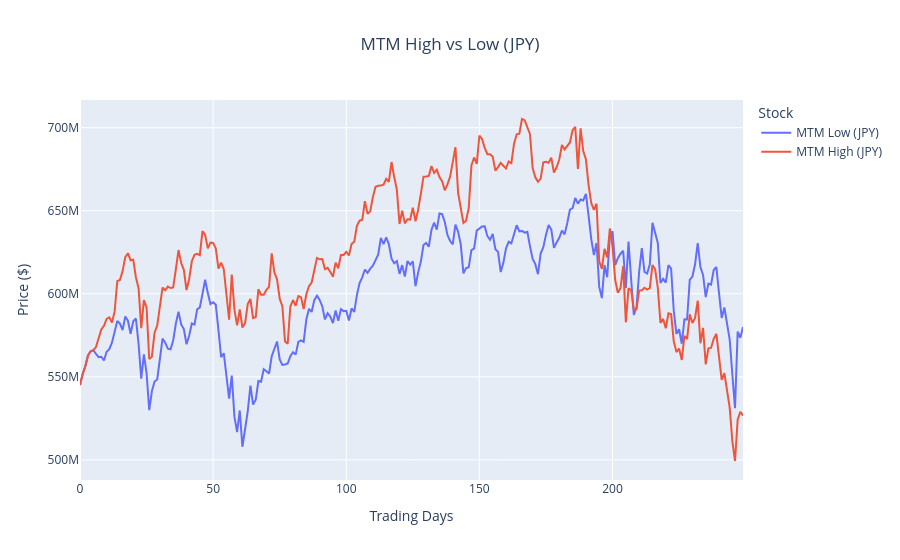

Notebook code for this chart:
### Code cell
# 8.

fig2 = go.Figure()

fig2.add_trace(
    go.Scatter(
        y=mtm_low_jpy,
        mode='lines',
        name='MTM Low (JPY)'
    )
)

fig2.add_trace(
    go.Scatter(
        y=mtm_high_jpy,
        mode='lines',
        name='MTM High (JPY)'
    )
)

fig2.update_layout(
    title='MTM High vs Low (JPY)',
    title_x=0.5,
    xaxis_title='Trading Days',
    yaxis_title='Price ($)',
    legend_title='Stock',
    hovermode='x unified',
)

### Figure 1 — Plotly figure (JSON) as saved in the notebook; plotly's stock layout.template omitted (floating-point values rounded to 4 significant figures; data arrays with more than 128 entries replaced by an {"elided": "..."} marker saying what was removed)
{"data": [{"mode": "lines", "name": "MTM Low (JPY)", "type": "scatter", "y": {"elided": "250 float values"}}, {"mode": "lines", "name": "MTM High (JPY)", "type": "scatter", "y": {"elided": "250 float values"}}], "layout": {"hovermode": "x unified", "legend": {"title": {"text": "Stock"}}, "title": {"text": "MTM High vs Low (JPY)", "x": 0.5}, "xaxis": {"title": {"text": "Trading Days"}}, "yaxis": {"title": {"text": "Price ($)"}}}}
